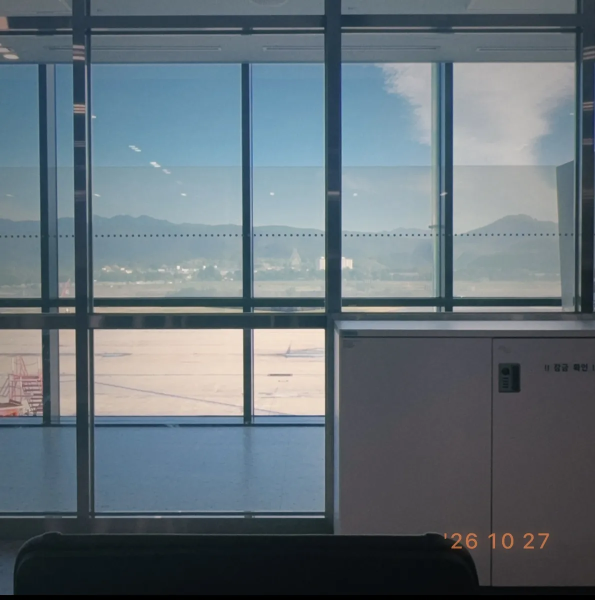
#> input picture photos/airport-1200.webp, 1190 x 1200 px (shown at 1/2 size)
$ python -i add_photo.py   (imports and definitions only)
#> lines starting #> are read from the running program, lines starting #| are printed output that depends on the picture; after the words box and inside, x2 and y2 are one past the last pixel; in counts of white or black regions, pixels touching at a corner belong together
#> further down, picture is the input picture: PIL image 1190x1200 RGB; mean R, G, B 100.4, 112.4, 120
"""새 작품 사진을 사이트에 걸 수 있게 준비하는 도구.

사용법 (저장소 맨 위 폴더에서):
    python tools/add_photo.py 원본.jpg 이름 [--mode normal|film|night] [--blur x0,y0,x1,y1]

하는 일
  1. 사이트 공통 색감으로 보정 (필름 톤: 검정 살짝 띄우기, 하이라이트 롤오프, 채도 정리,
     그림자는 남색·밝은 곳은 살짝 따뜻하게, 공통 필름 그레인)
       --mode film  : 이미 필름 앱으로 찍은 사진(제주 사진들처럼) → 약하게
       --mode night : 밤 사진 → 어둠은 살리고 그림자의 탁한 녹색기만 뺌
  2. photos/이름-1200.webp, photos/이름-2400.webp, photos/이름.jpg(1600) 생성
  3. 흐릿한 미리보기(LQ)를 index.html 의 `const LQ = {` 에 넣음
  4. 벽에 번질 빛 색(GLOW)과 비율(r)을 계산해서 data.js 에 넣을 줄을 출력
  --blur : 번호판·얼굴 등을 가릴 영역(원본 픽셀 좌표). 여러 번 쓸 수 있음.

필요한 것: pip install pillow numpy opencv-python
"""
import argparse, base64, colorsys, io, os, re, sys
import numpy as np, cv2
from PIL import Image, ImageOps, ImageFilter

ROOT = os.path.dirname(os.path.dirname(os.path.abspath(__file__)))


# [24 lines left out: function grade, not called in this run]


def glow_color(im):
    a = np.asarray(im.convert('RGB').resize((128, 128)), dtype=np.float32) / 255
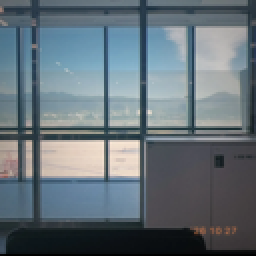
#> a: shape (128, 128, 3) float32 (shown 2 times larger); mean R, G, B 0.394, 0.441, 0.471
    hsv = cv2.cvtColor(a, cv2.COLOR_RGB2HSV); H, S, V = hsv[..., 0], hsv[..., 1], hsv[..., 2]
#> after `hsv = cv2.cvtColor(a, cv2.COLOR_RGB2HSV)`: hsv: shape (128, 128, 3) float32; mean H, S, V 193.1, 0.2, 0.5
#> after `H, S, V = (hsv[..., 0], hsv[..., 1], hsv[..., 2])`:
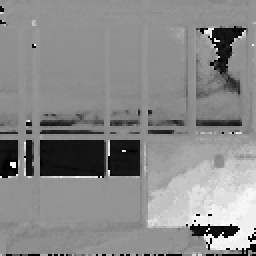
#> H: shape (128, 128) float32 (shown 2 times larger); min 0, max 358, mean 193.1; drawn with min black and max white
#> after `H, S, V = (hsv[..., 0], hsv[..., 1], hsv[..., 2])`:
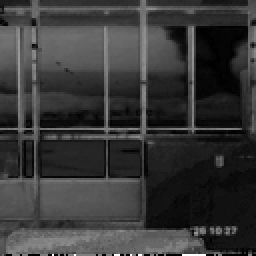
#> S: shape (128, 128) float32 (shown 2 times larger); min 0, max 1, mean 0.22
#> after `H, S, V = (hsv[..., 0], hsv[..., 1], hsv[..., 2])`:
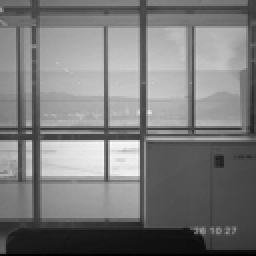
#> V: shape (128, 128) float32 (shown 2 times larger); min 0.00392, max 0.98, mean 0.481
    m = (S > .18) & (V > .15); w = (S * V)[m]; hh = H[m]
#> after `m = (S > 0.18) & (V > 0.15)`:
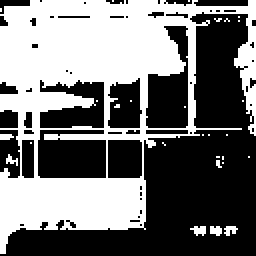
#> m: shape (128, 128) bool (shown 2 times larger); 45.3% white; 28 white regions (24 under 20 px), largest, box (x1, y1, x2, y2) and area: (0, 0, 128, 127) 7271, (95, 113, 103, 118) 27, (105, 113, 111, 118) 24, (112, 113, 119, 118) 23
#> after `w = (S * V)[m]`: w = 7424 values, max 0.306 at index 1958, min 0.0353 at index 5368, mean 0.157
#> after `hh = H[m]`: hh = 7424 values, max 358 at index 5393, min 0 at index 5379, mean 200.1
    if w.sum() < 3: hue, sat = 220, .25
    else:
        hist, _ = np.histogram(hh, bins=36, range=(0, 360), weights=w)
#> hist = 36 values, max 903.2 at index 20, min 0 at index 3, mean 32.47
        hist = np.convolve(np.r_[hist[-2:], hist, hist[:2]], [1, 2, 3, 2, 1], 'valid')
#> hist = 36 values, max 3195.1 at index 20, min 0 at index 5, mean 292.2
        hue = int(hist.argmax()) * 10 + 5
#> hue = 205
        sel = np.abs(((hh - hue + 180) % 360) - 180) < 20
        sat = float(np.clip(np.average(S[m][sel], weights=w[sel]) * 1.1, .28, .6))
#> sat = 0.372
    r, g, b = colorsys.hsv_to_rgb(hue / 360, sat, .82)
#> r = 0.515; g = 0.693; b = 0.82
    return '#%02x%02x%02x' % (int(r * 255), int(g * 255), int(b * 255))


# [27 lines left out: function main, not called in this run]


# [2 lines not run here, left out]

>>> from PIL import Image
>>> picture = Image.open('../photos/airport-1200.webp')
>>> result = glow_color(picture)
#> result = '#83b0d1'

$ run again, on photos/alley-2400.webp
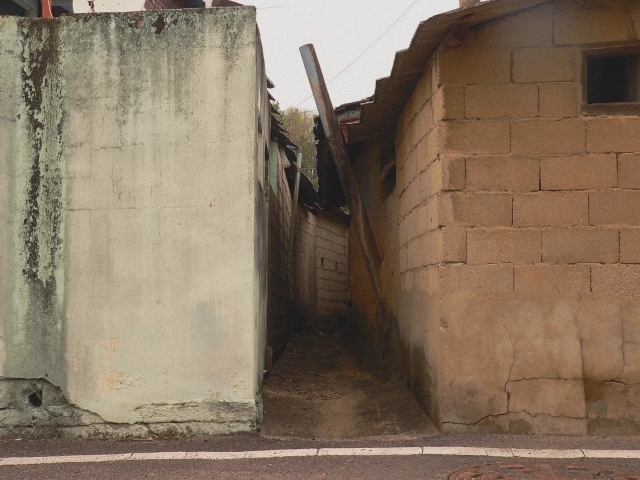
#> input picture photos/alley-2400.webp, 1280 x 960 px (shown at 1/2 size)
#> picture is the input picture: PIL image 1280x960 RGB; mean R, G, B 134.8, 117, 97.7
#> hsv: shape (128, 128, 3) float32; mean H, S, V 33.9, 0.3, 0.5
#> in glow_color, `H, S, V = (hsv[..., 0], hsv[..., 1], hsv[..., 2])`:
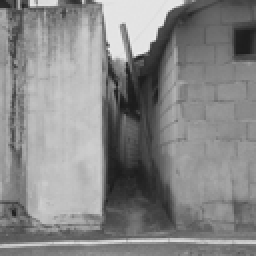
#> V: shape (128, 128) float32 (shown 2 times larger); min 0.102, max 0.929, mean 0.529
#> in glow_color, `m = (S > 0.18) & (V > 0.15)`:
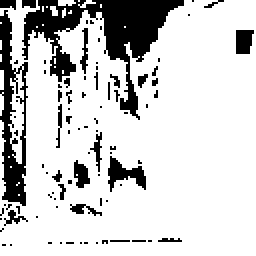
#> m: shape (128, 128) bool (shown 2 times larger); 81% white; 89 black regions (76 under 20 px), largest, box (x1, y1, x2, y2) and area: (11, 0, 92, 60) 1534, (0, 5, 14, 103) 673, (54, 78, 73, 96) 155
#> w = 13267 values, max 0.4 at index 149, min 0.0314 at index 4238, mean 0.164
#> hh = 13267 values, max 355.7 at index 10, min 0 at index 59, mean 30.72
#> in glow_color, `hist, _ = np.histogram(hh, bins=36, range=(0, 360), weights=w)`: hist = 36 values, max 1363 at index 2, min 0 at index 8, mean 60.54
#> in glow_color, `hist = np.convolve(np.r_[hist[-2:], hist, hist[:2]], [1, 2, 3, 2, 1], ..`: hist = 36 values, max 5441.1 at index 2, min 0 at index 10, mean 544.8
#> hue = 25
#> sat = 0.408
#> r = 0.82; g = 0.625; b = 0.485
#> result = '#d19f7b'

$ run again, on photos/beachwalk-1200.webp
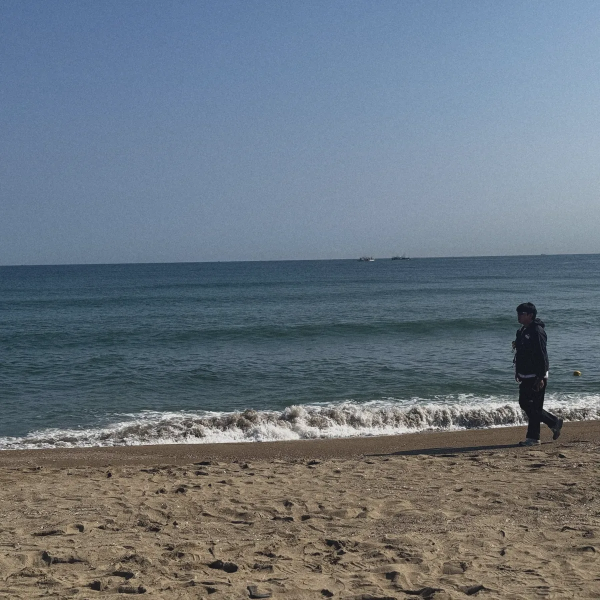
#> input picture photos/beachwalk-1200.webp, 1200 x 1200 px (shown at 1/2 size)
#> picture is the input picture: PIL image 1200x1200 RGB; mean R, G, B 106.4, 117.1, 126.8
#> hsv: shape (128, 128, 3) float32; mean H, S, V 155, 0.3, 0.5
#> in glow_color, `H, S, V = (hsv[..., 0], hsv[..., 1], hsv[..., 2])`:
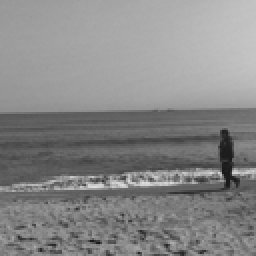
#> V: shape (128, 128) float32 (shown 2 times larger); min 0.0941, max 0.867, mean 0.531
#> in glow_color, `m = (S > 0.18) & (V > 0.15)`:
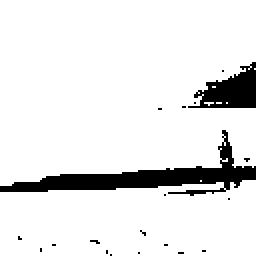
#> m: shape (128, 128) bool (shown 2 times larger); 90.5% white; 20 black regions (18 under 20 px), largest, box (x1, y1, x2, y2) and area: (0, 65, 128, 98) 1082, (94, 31, 128, 54) 430
#> w = 14832 values, max 0.271 at index 7, min 0.0314 at index 8372, mean 0.156
#> hh = 14832 values, max 307.5 at index 8372, min 15 at index 13716, mean 157.7
#> in glow_color, `hist, _ = np.histogram(hh, bins=36, range=(0, 360), weights=w)`: hist = 36 values, max 1250.6 at index 21, min 0 at index 0, mean 64.45
#> in glow_color, `hist = np.convolve(np.r_[hist[-2:], hist, hist[:2]], [1, 2, 3, 2, 1], ..`: hist = 36 values, max 4710.2 at index 21, min 0 at index 7, mean 580
#> hue = 215
#> sat = 0.353
#> r = 0.53; g = 0.651; b = 0.82
#> result = '#87a6d1'
